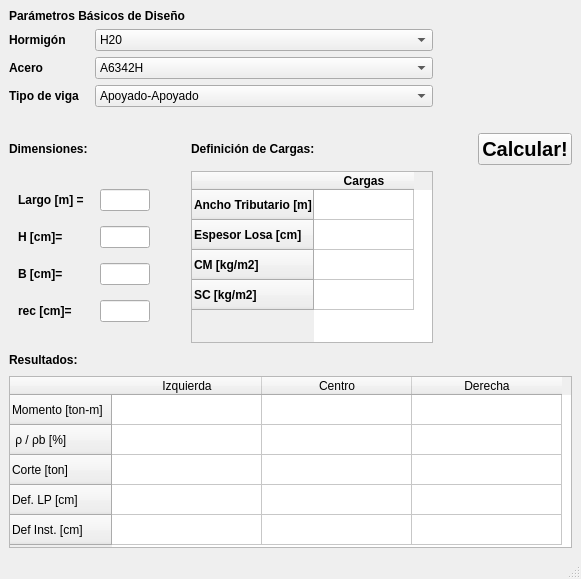
<?xml version="1.0" encoding="UTF-8"?>
<ui version="4.0">
 <class>MainWindow</class>
 <widget class="QMainWindow" name="MainWindow">
  <property name="geometry">
   <rect>
    <x>0</x>
    <y>0</y>
    <width>581</width>
    <height>579</height>
   </rect>
  </property>
  <property name="windowTitle">
   <string>Programa para Calculo de Vigas - Felipe Cordero O.</string>
  </property>
  <property name="windowIcon">
   <iconset resource="images.qrc">
    <normaloff>:/logos/logofcsoft-icono.png</normaloff>:/logos/logofcsoft-icono.png</iconset>
  </property>
  <widget class="QWidget" name="centralwidget">
   <layout class="QGridLayout" name="gridLayout_3">
    <item row="0" column="0" colspan="2">
     <widget class="QLabel" name="label_4">
      <property name="font">
       <font>
        <weight>75</weight>
        <bold>true</bold>
       </font>
      </property>
      <property name="text">
       <string>Parámetros Básicos de Diseño</string>
      </property>
     </widget>
    </item>
    <item row="0" column="4" rowspan="2">
     <widget class="QLabel" name="label_12">
      <property name="autoFillBackground">
       <bool>false</bool>
      </property>
      <property name="styleSheet">
       <string notr="true"/>
      </property>
      <property name="text">
       <string/>
      </property>
      <property name="pixmap">
       <pixmap resource="images.qrc">:/logos/logofcsoft-1-256x256.png</pixmap>
      </property>
      <property name="scaledContents">
       <bool>false</bool>
      </property>
      <property name="openExternalLinks">
       <bool>false</bool>
      </property>
     </widget>
    </item>
    <item row="1" column="0" colspan="3">
     <layout class="QGridLayout" name="gridLayout">
      <item row="0" column="0">
       <widget class="QLabel" name="label">
        <property name="maximumSize">
         <size>
          <width>80</width>
          <height>16777215</height>
         </size>
        </property>
        <property name="font">
         <font>
          <weight>75</weight>
          <bold>true</bold>
         </font>
        </property>
        <property name="text">
         <string>Hormigón</string>
        </property>
       </widget>
      </item>
      <item row="1" column="1">
       <widget class="QComboBox" name="AceroBox">
        <item>
         <property name="text">
          <string>A6342H</string>
         </property>
        </item>
        <item>
         <property name="text">
          <string>A4428H</string>
         </property>
        </item>
       </widget>
      </item>
      <item row="0" column="1">
       <widget class="QComboBox" name="HormBox">
        <item>
         <property name="text">
          <string>H20</string>
         </property>
        </item>
        <item>
         <property name="text">
          <string>H25</string>
         </property>
        </item>
        <item>
         <property name="text">
          <string>H30</string>
         </property>
        </item>
        <item>
         <property name="text">
          <string>H35</string>
         </property>
        </item>
        <item>
         <property name="text">
          <string>H40</string>
         </property>
        </item>
       </widget>
      </item>
      <item row="2" column="0">
       <widget class="QLabel" name="label_3">
        <property name="font">
         <font>
          <weight>75</weight>
          <bold>true</bold>
         </font>
        </property>
        <property name="text">
         <string>Tipo de viga</string>
        </property>
       </widget>
      </item>
      <item row="2" column="1">
       <widget class="QComboBox" name="tipo">
        <item>
         <property name="text">
          <string>Apoyado-Apoyado</string>
         </property>
        </item>
        <item>
         <property name="text">
          <string>Apoyado-Empotrado</string>
         </property>
        </item>
        <item>
         <property name="text">
          <string>Empotrado-Empotrado</string>
         </property>
        </item>
        <item>
         <property name="text">
          <string>Voladizo (x 1.3 incluido)</string>
         </property>
        </item>
       </widget>
      </item>
      <item row="1" column="0">
       <widget class="QLabel" name="label_2">
        <property name="font">
         <font>
          <weight>75</weight>
          <bold>true</bold>
         </font>
        </property>
        <property name="text">
         <string>Acero</string>
        </property>
       </widget>
      </item>
     </layout>
    </item>
    <item row="1" column="3">
     <spacer name="horizontalSpacer_2">
      <property name="orientation">
       <enum>Qt::Horizontal</enum>
      </property>
      <property name="sizeHint" stdset="0">
       <size>
        <width>40</width>
        <height>20</height>
       </size>
      </property>
     </spacer>
    </item>
    <item row="2" column="1">
     <spacer name="verticalSpacer">
      <property name="orientation">
       <enum>Qt::Vertical</enum>
      </property>
      <property name="sizeHint" stdset="0">
       <size>
        <width>20</width>
        <height>40</height>
       </size>
      </property>
     </spacer>
    </item>
    <item row="3" column="0">
     <widget class="QLabel" name="label_5">
      <property name="font">
       <font>
        <weight>75</weight>
        <bold>true</bold>
       </font>
      </property>
      <property name="text">
       <string>Dimensiones:</string>
      </property>
     </widget>
    </item>
    <item row="3" column="2">
     <widget class="QLabel" name="label_11">
      <property name="font">
       <font>
        <weight>75</weight>
        <bold>true</bold>
       </font>
      </property>
      <property name="text">
       <string>Definición de Cargas:</string>
      </property>
     </widget>
    </item>
    <item row="3" column="4">
     <widget class="QPushButton" name="calcular">
      <property name="font">
       <font>
        <pointsize>15</pointsize>
        <weight>75</weight>
        <bold>true</bold>
       </font>
      </property>
      <property name="text">
       <string>Calcular!</string>
      </property>
     </widget>
    </item>
    <item row="4" column="0" colspan="2">
     <widget class="QWidget" name="widget" native="true">
      <property name="maximumSize">
       <size>
        <width>150</width>
        <height>16777215</height>
       </size>
      </property>
      <layout class="QGridLayout" name="gridLayout_2">
       <item row="0" column="0">
        <widget class="QLabel" name="label_9">
         <property name="font">
          <font>
           <weight>75</weight>
           <bold>true</bold>
          </font>
         </property>
         <property name="text">
          <string>Largo [m] =</string>
         </property>
        </widget>
       </item>
       <item row="0" column="1">
        <widget class="QLineEdit" name="L">
         <property name="minimumSize">
          <size>
           <width>0</width>
           <height>20</height>
          </size>
         </property>
         <property name="maximumSize">
          <size>
           <width>50</width>
           <height>16777215</height>
          </size>
         </property>
        </widget>
       </item>
       <item row="1" column="0">
        <widget class="QLabel" name="label_6">
         <property name="font">
          <font>
           <weight>75</weight>
           <bold>true</bold>
          </font>
         </property>
         <property name="text">
          <string>H [cm]=</string>
         </property>
        </widget>
       </item>
       <item row="1" column="1">
        <widget class="QLineEdit" name="H">
         <property name="minimumSize">
          <size>
           <width>0</width>
           <height>20</height>
          </size>
         </property>
         <property name="maximumSize">
          <size>
           <width>50</width>
           <height>16777215</height>
          </size>
         </property>
        </widget>
       </item>
       <item row="2" column="0">
        <widget class="QLabel" name="label_7">
         <property name="font">
          <font>
           <weight>75</weight>
           <bold>true</bold>
          </font>
         </property>
         <property name="text">
          <string>B [cm]=</string>
         </property>
        </widget>
       </item>
       <item row="2" column="1">
        <widget class="QLineEdit" name="B">
         <property name="minimumSize">
          <size>
           <width>0</width>
           <height>20</height>
          </size>
         </property>
         <property name="maximumSize">
          <size>
           <width>50</width>
           <height>16777215</height>
          </size>
         </property>
        </widget>
       </item>
       <item row="3" column="0">
        <widget class="QLabel" name="label_10">
         <property name="font">
          <font>
           <weight>75</weight>
           <bold>true</bold>
          </font>
         </property>
         <property name="text">
          <string>rec [cm]=</string>
         </property>
        </widget>
       </item>
       <item row="3" column="1">
        <widget class="QLineEdit" name="rec">
         <property name="minimumSize">
          <size>
           <width>0</width>
           <height>20</height>
          </size>
         </property>
         <property name="maximumSize">
          <size>
           <width>50</width>
           <height>16777215</height>
          </size>
         </property>
        </widget>
       </item>
      </layout>
     </widget>
    </item>
    <item row="4" column="2">
     <widget class="QTableWidget" name="TablaCargas">
      <property name="maximumSize">
       <size>
        <width>250</width>
        <height>16777215</height>
       </size>
      </property>
      <property name="font">
       <font>
        <weight>75</weight>
        <bold>true</bold>
       </font>
      </property>
      <property name="verticalScrollBarPolicy">
       <enum>Qt::ScrollBarAlwaysOff</enum>
      </property>
      <property name="horizontalScrollBarPolicy">
       <enum>Qt::ScrollBarAlwaysOff</enum>
      </property>
      <property name="autoScroll">
       <bool>true</bool>
      </property>
      <row>
       <property name="text">
        <string>Ancho Tributario [m]</string>
       </property>
      </row>
      <row>
       <property name="text">
        <string>Espesor Losa [cm]</string>
       </property>
      </row>
      <row>
       <property name="text">
        <string>CM [kg/m2]</string>
       </property>
      </row>
      <row>
       <property name="text">
        <string>SC [kg/m2]</string>
       </property>
      </row>
      <column>
       <property name="text">
        <string>Cargas</string>
       </property>
      </column>
      <item row="1" column="0">
       <property name="text">
        <string/>
       </property>
      </item>
      <item row="2" column="0">
       <property name="text">
        <string/>
       </property>
      </item>
      <item row="3" column="0">
       <property name="text">
        <string/>
       </property>
      </item>
     </widget>
    </item>
    <item row="4" column="4">
     <spacer name="horizontalSpacer">
      <property name="orientation">
       <enum>Qt::Horizontal</enum>
      </property>
      <property name="sizeHint" stdset="0">
       <size>
        <width>40</width>
        <height>20</height>
       </size>
      </property>
     </spacer>
    </item>
    <item row="5" column="0">
     <widget class="QLabel" name="label_8">
      <property name="font">
       <font>
        <weight>75</weight>
        <bold>true</bold>
       </font>
      </property>
      <property name="text">
       <string>Resultados:</string>
      </property>
     </widget>
    </item>
    <item row="5" column="2">
     <spacer name="verticalSpacer_2">
      <property name="orientation">
       <enum>Qt::Vertical</enum>
      </property>
      <property name="sizeHint" stdset="0">
       <size>
        <width>20</width>
        <height>40</height>
       </size>
      </property>
     </spacer>
    </item>
    <item row="6" column="0" colspan="5">
     <widget class="QTableWidget" name="resultados">
      <attribute name="horizontalHeaderDefaultSectionSize">
       <number>150</number>
      </attribute>
      <row>
       <property name="text">
        <string>Momento [ton-m]</string>
       </property>
      </row>
      <row>
       <property name="text">
        <string> ρ / ρb [%]</string>
       </property>
      </row>
      <row>
       <property name="text">
        <string>Corte [ton]</string>
       </property>
      </row>
      <row>
       <property name="text">
        <string>Def. LP [cm]</string>
       </property>
      </row>
      <row>
       <property name="text">
        <string>Def Inst. [cm]</string>
       </property>
      </row>
      <column>
       <property name="text">
        <string>Izquierda</string>
       </property>
      </column>
      <column>
       <property name="text">
        <string>Centro</string>
       </property>
      </column>
      <column>
       <property name="text">
        <string>Derecha</string>
       </property>
      </column>
     </widget>
    </item>
   </layout>
  </widget>
  <widget class="QStatusBar" name="statusBar"/>
 </widget>
 <tabstops>
  <tabstop>HormBox</tabstop>
  <tabstop>AceroBox</tabstop>
  <tabstop>tipo</tabstop>
  <tabstop>TablaCargas</tabstop>
  <tabstop>resultados</tabstop>
 </tabstops>
 <resources>
  <include location="images.qrc"/>
 </resources>
 <connections/>
</ui>
